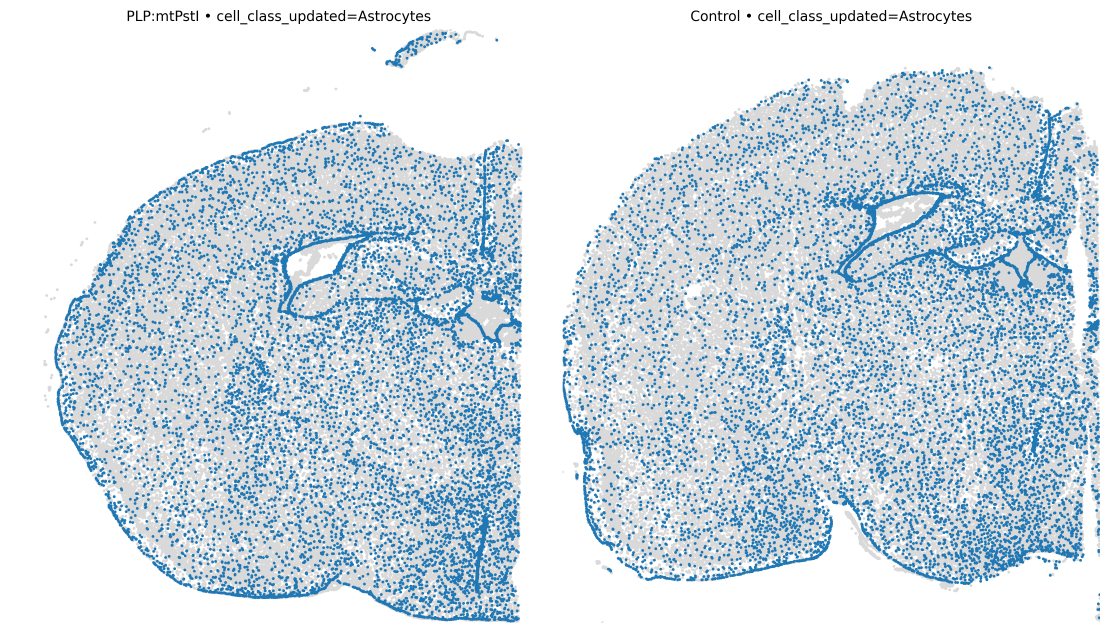
#> input picture results/cell_types_updated_all_subset/cell_class_updated_cluster_Astrocytes.png, 3330 x 1898 px (shown at 1/3 size); its folder holds only this picture in this run
$ jupyter execute --allow-errors '34-make-gif-celltypes copy.ipynb'
#> lines starting #> are read from the running program, lines starting #| are printed output that depends on the picture
[cell 1]
import scanpy as sc
import os

#> (a cell that did not finish here is left out)

[cell 3]
OLD = ['Oligodendrocytes',
 'Excitatory Neurons',
 'Astrocytes',
 'Microglia',
 'Neurons',
 'Endothelial Cells',
 'GABAergic Neurons',
 'Immature Oligodendrocytes I',
 'Neural Stem Cells',
 'Immature Oligodendrocytes III',
 'Immature Oligodendrocytes II',
 'Medium Spiny Neurons',
 'Immature Oligodendrocytes IV',
 'Endocrine Cells',
 'Myocytes',
 'DA-Oligodendrocytes']

[cell 4]
NEW =['Oligodendrocytes',
 'Excitatory Neurons',
 'Astrocytes',
 'Microglia',
 'Neurons',
 'Endothelial Cells',
 'GABAergic Neurons',
 'Immature Oligodendrocytes',
 'Neural Stem Cells',
 'Immature Oligodendrocytes',
 'Immature Oligodendrocytes',
 'Medium Spiny Neurons',
 'Immature Oligodendrocytes',
 'Endocrine Cells',
 'Myocytes',
 'DA-Oligodendrocytes']

#> (a cell that did not finish here is left out)

#> (a cell that did not finish here is left out)

[cell 7]
outdir = "../results/cell_types_updated_all_subset"
os.makedirs(outdir)

[cell 8]
import scanpy as sc
import numpy as np
import matplotlib.pyplot as plt
import scanpy as sc
from matplotlib.lines import Line2D
from matplotlib.gridspec import GridSpec

# [84 lines left out: function plot_spatial_compact, not called in this run]

import numpy as np
import matplotlib.pyplot as plt
import scanpy as sc
from matplotlib.gridspec import GridSpec
from matplotlib.colors import Normalize

# [116 lines left out: functions plot_spatial_genes_compact, plot_spatial_any, not called in this run]

import matplotlib.pyplot as plt
import scanpy as sc
import numpy as np

# [58 lines left out: function plot_spatial_highlight, not called in this run]

import numpy as np
import os
import matplotlib.pyplot as plt
import scanpy as sc

# [125 lines left out: functions _flip_y_inplace, _flip_x_inplace, plot_spatial_highlight, not called in this run]

[cell 9]
import os
import matplotlib.pyplot as plt

domain_key = "cell_class_updated"
sample_label_map = {"RB4627": "PLP:mtPstI", "RB4676": "Control"}
flip_x_samples = {"RB4676"}
os.makedirs(outdir, exist_ok=True)

#> (the rest of this cell did not finish here and is left out)

[cell 10]
import os, re, numpy as np
from PIL import Image
import imageio.v3 as iio

def natural_key(s):
    m = re.search(r'(\d+)', os.path.basename(s))
    return int(m.group(1)) if m else s

def load_and_pad(paths, bg="white", scale=0.5):
#> called with bg = 'white', scale = 0.4
    imgs, sizes = [], []
    for p in paths:
        im = Image.open(p).convert("RGB")
        # ↓ downscale early for smaller memory footprint
        if scale != 1.0:
            w, h = im.size
#> w = 3330; h = 1898
            im = im.resize((int(w * scale), int(h * scale)), Image.Resampling.LANCZOS)
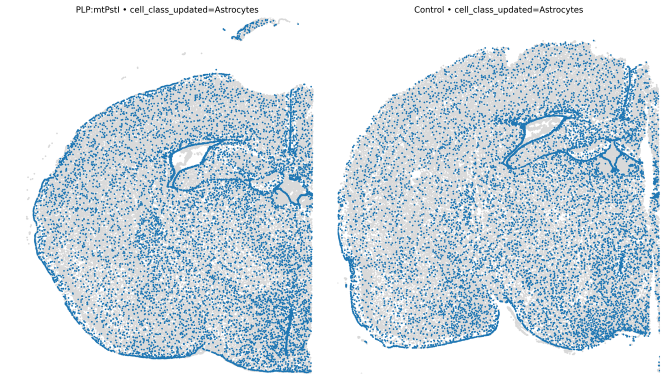
#> im: PIL image 1332x759 RGB (shown at 1/2 size); mean R, G, B 207.9, 220.5, 229.2
        imgs.append(im)
        sizes.append(im.size)

    max_w = max(w for w, h in sizes)
#> max_w = 1332
    max_h = max(h for w, h in sizes)
#> max_h = 759

    padded = []
    for im in imgs:
        w, h = im.size
        canvas = Image.new("RGB", (max_w, max_h), color=bg)
        canvas.paste(im, ((max_w - w)//2, (max_h - h)//2))
        padded.append(np.asarray(canvas))
#> this loop made 1 pass
#> (w, h) on pass 1: (1332, 759)
#> after the loop, padded = 1 item
    return padded

# === CONFIG ===
img_dir  = "../results/cell_types_updated_all_subset"
gif_path = os.path.join(img_dir, "cell_types_all_small.gif")

files = [os.path.join(img_dir, f) for f in os.listdir(img_dir) if f.endswith(".png")]
files = [f for f in files if os.path.getsize(f) > 1024]
#files = sorted(files, key=lambda x: int(re.search(r'RBD(\d+)', x).group(1)))
files = sorted(files)
if not files:
    raise RuntimeError(f"No PNGs found in {img_dir}")

# ↓ make it smaller and faster
frames = load_and_pad(files, bg="white", scale=0.4)
#> frames = 1 item

# ↓ lower resolution, faster playback (200–400 ms per frame)
iio.imwrite(
    gif_path,
    frames,
    duration=900,   # ms per frame
    loop=0,         # infinite loop
    palettesize=64, # smaller color palette → smaller file
)

print(f"✅ Saved {len(frames)} frames to {gif_path}")
#| ✅ Saved 1 frames to ../results/cell_types_updated_all_subset/cell_types_all_small.gif


$ run again, on results/cell_types_updated_all_subset/cell_class_updated_cluster_GABAergic Neurons.png
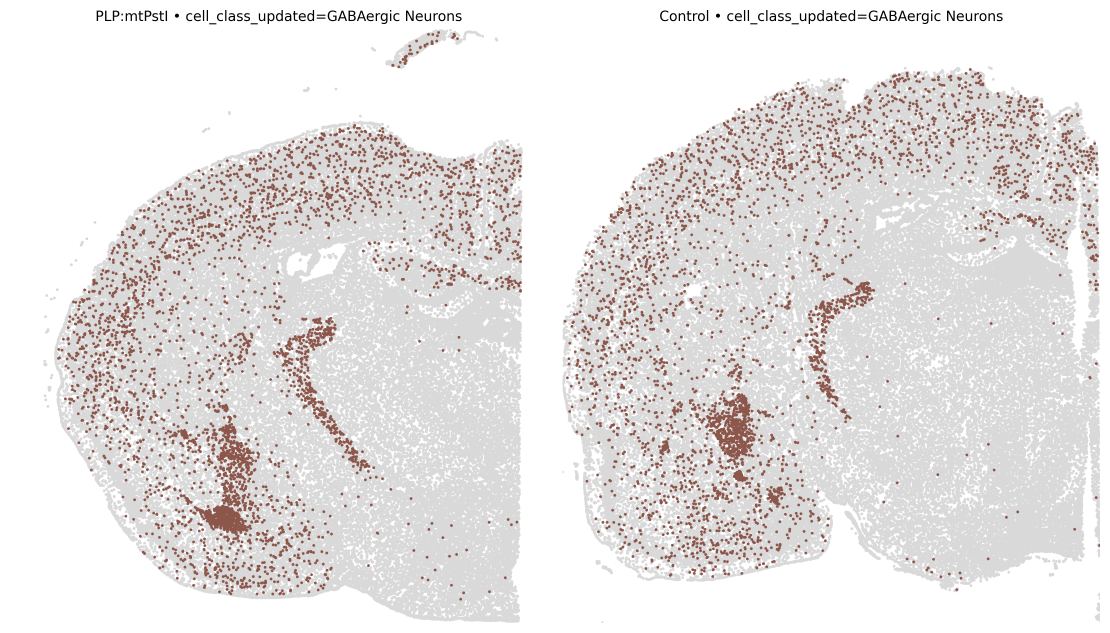
#> input picture results/cell_types_updated_all_subset/cell_class_updated_cluster_GABAergic Neurons.png, 3330 x 1898 px (shown at 1/3 size)
#> in load_and_pad, `im = im.resize((int(w * scale), int(h * scale)), Image.Resampling.LANC..`:
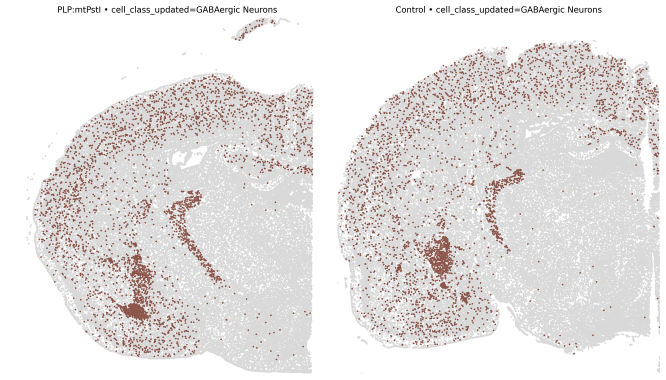
#> im: PIL image 1332x759 RGB (shown at 1/2 size); mean R, G, B 229.9, 226.9, 226.2
#> the loop in load_and_pad, `for im in imgs:` made 1 pass
#> (w, h) on pass 1: (1332, 759)
#> after the loop in load_and_pad, `for im in imgs:`: padded = 1 item
#| ✅ Saved 1 frames to ../results/cell_types_updated_all_subset/cell_types_all_small.gif
